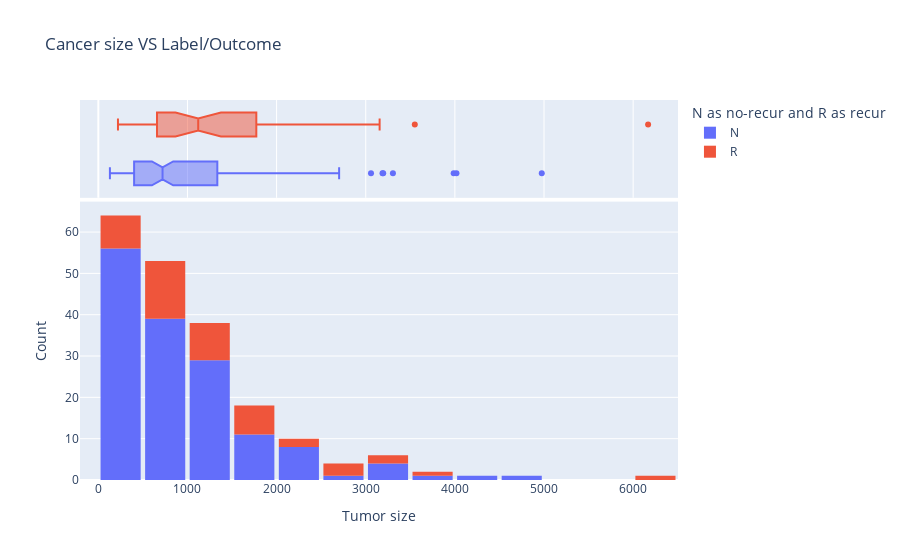

This figure's notebook cell:
### Code cell
fig7 = px.histogram(df, x="volume", color="Outcome", log_x=False,
               labels={'Outcome':'N as no-recur and R as recur', 'volume': 'Tumor size'}, 
                title = 'Breast cancer prognostic - no-recurrence, recurrences and lump size', 
                hover_name='Outcome',                        
                marginal="box"
                
                )
fig7.update_layout(bargap=0.1)
fig7.update_layout(
    title='Cancer size VS Label/Outcome',
    xaxis_title='Tumor size',
    yaxis_title='Count',
)
fig7.show()

### Figure 1 — Plotly figure (JSON) as saved in the notebook; plotly's stock layout.template omitted (floating-point values rounded to 4 significant figures; data arrays with more than 128 entries replaced by an {"elided": "..."} marker saying what was removed)
{"data": [{"alignmentgroup": "True", "bingroup": "x", "hovertemplate": "N as no-recur and R as recur=N<br>Tumor size=%{x}<br>count=%{y}<extra></extra>", "legendgroup": "N", "marker": {"color": "#636efa", "pattern": {"shape": ""}}, "name": "N", "offsetgroup": "N", "orientation": "v", "showlegend": true, "type": "histogram", "x": {"elided": "151 float values"}, "xaxis": "x", "yaxis": "y"}, {"alignmentgroup": "True", "hovertemplate": "<b>%{hovertext}</b><br><br>N as no-recur and R as recur=N<br>Tumor size=%{x}<extra></extra>", "hovertext": {"elided": "151 str values"}, "legendgroup": "N", "marker": {"color": "#636efa"}, "name": "N", "notched": true, "offsetgroup": "N", "showlegend": false, "type": "box", "x": {"elided": "151 float values"}, "xaxis": "x2", "yaxis": "y2"}, {"alignmentgroup": "True", "bingroup": "x", "hovertemplate": "N as no-recur and R as recur=R<br>Tumor size=%{x}<br>count=%{y}<extra></extra>", "legendgroup": "R", "marker": {"color": "#EF553B", "pattern": {"shape": ""}}, "name": "R", "offsetgroup": "R", "orientation": "v", "showlegend": true, "type": "histogram", "x": [1450.0, 321.0, 571.4, 393.3, 805.7, 1787.0, 1887.0, 1121.0, 355.3, 1529.0, 741.7, 386.0, 266.8, 843.7, 1594.0, 851.6, 1224.0, 1871.0, 1229.0, 1614.0, 3156.0, 327.7, 305.0, 1728.0, 822.8, 1232.0, 652.8, 2996.0, 2356.0, 574.6, 3046.0, 1167.0, 3550.0, 763.6, 2569.0, 2060.0, 806.1, 220.2, 623.5, 821.9, 1104.0, 1225.0, 1214.0, 6168.0, 732.2, 676.1, 2758.0], "xaxis": "x", "yaxis": "y"}, {"alignmentgroup": "True", "hovertemplate": "<b>%{hovertext}</b><br><br>N as no-recur and R as recur=R<br>Tumor size=%{x}<extra></extra>", "hovertext": ["R", "R", "R", "R", "R", "R", "R", "R", "R", "R", "R", "R", "R", "R", "R", "R", "R", "R", "R", "R", "R", "R", "R", "R", "R", "R", "R", "R", "R", "R", "R", "R", "R", "R", "R", "R", "R", "R", "R", "R", "R", "R", "R", "R", "R", "R", "R"], "legendgroup": "R", "marker": {"color": "#EF553B"}, "name": "R", "notched": true, "offsetgroup": "R", "showlegend": false, "type": "box", "x": [1450.0, 321.0, 571.4, 393.3, 805.7, 1787.0, 1887.0, 1121.0, 355.3, 1529.0, 741.7, 386.0, 266.8, 843.7, 1594.0, 851.6, 1224.0, 1871.0, 1229.0, 1614.0, 3156.0, 327.7, 305.0, 1728.0, 822.8, 1232.0, 652.8, 2996.0, 2356.0, 574.6, 3046.0, 1167.0, 3550.0, 763.6, 2569.0, 2060.0, 806.1, 220.2, 623.5, 821.9, 1104.0, 1225.0, 1214.0, 6168.0, 732.2, 676.1, 2758.0], "xaxis": "x2", "yaxis": "y2"}], "layout": {"bargap": 0.1, "barmode": "relative", "legend": {"title": {"text": "N as no-recur and R as recur"}, "tracegroupgap": 0}, "title": {"text": "Cancer size VS Label/Outcome"}, "xaxis": {"anchor": "y", "domain": [0, 1], "title": {"text": "Tumor size"}}, "xaxis2": {"anchor": "y2", "domain": [0, 1], "matches": "x", "showgrid": true, "showticklabels": false}, "yaxis": {"anchor": "x", "domain": [0, 0.7326], "title": {"text": "Count"}}, "yaxis2": {"anchor": "x2", "domain": [0.7426, 1], "matches": "y2", "showgrid": false, "showline": false, "showticklabels": false, "ticks": ""}}}
